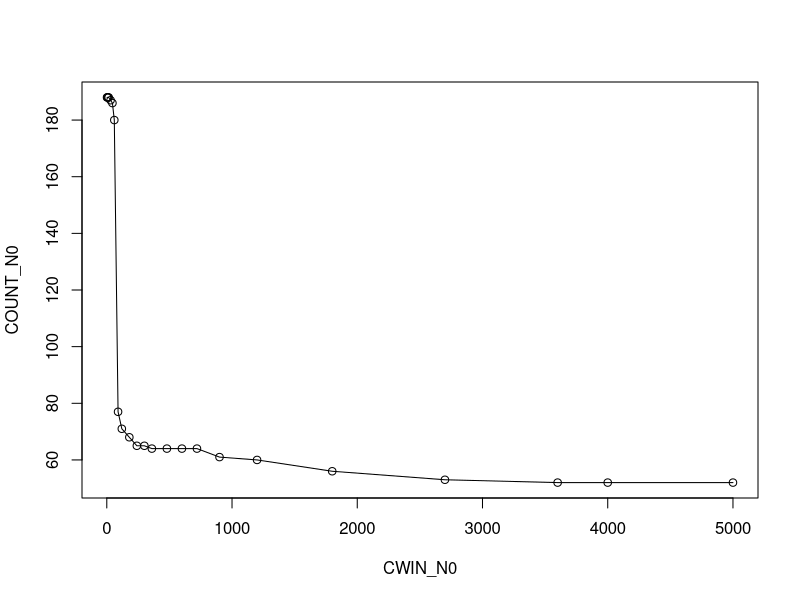
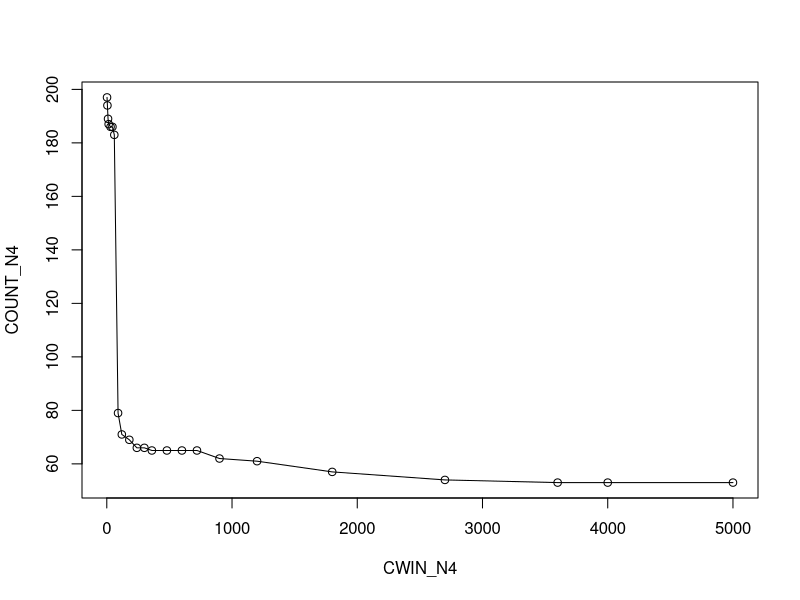
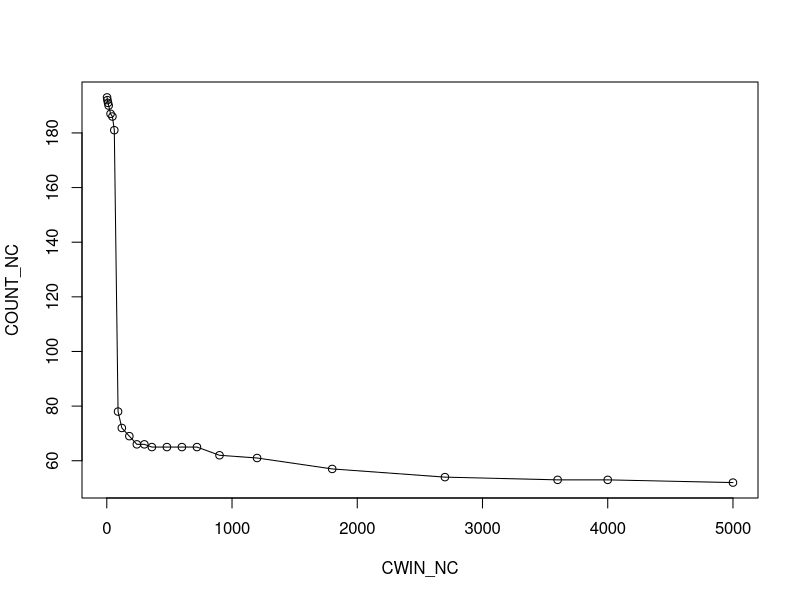
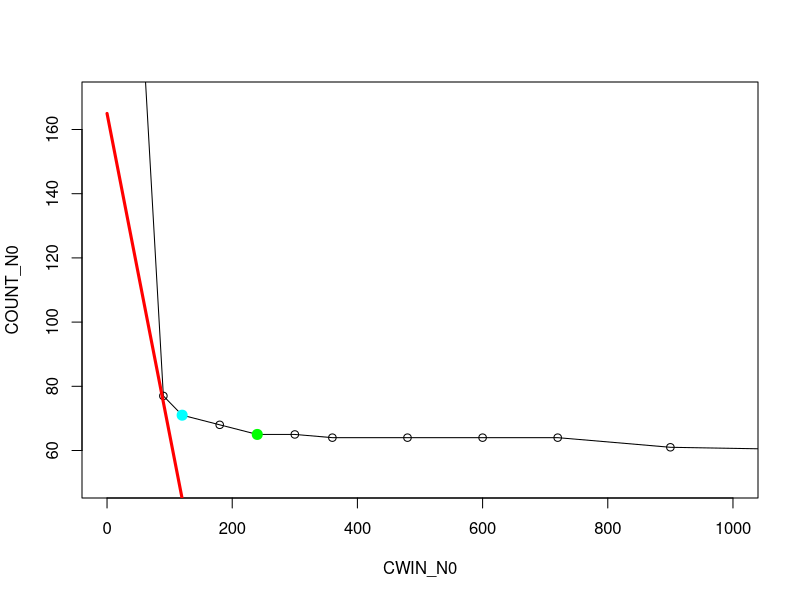
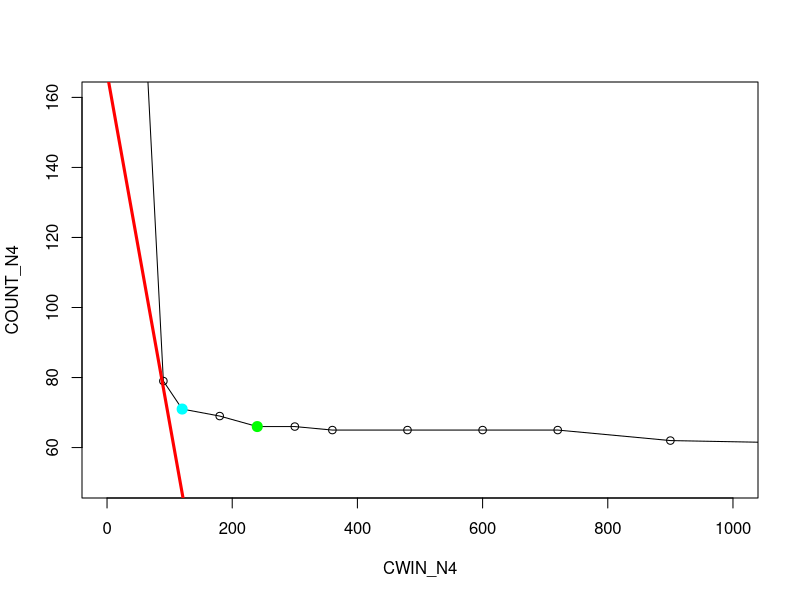
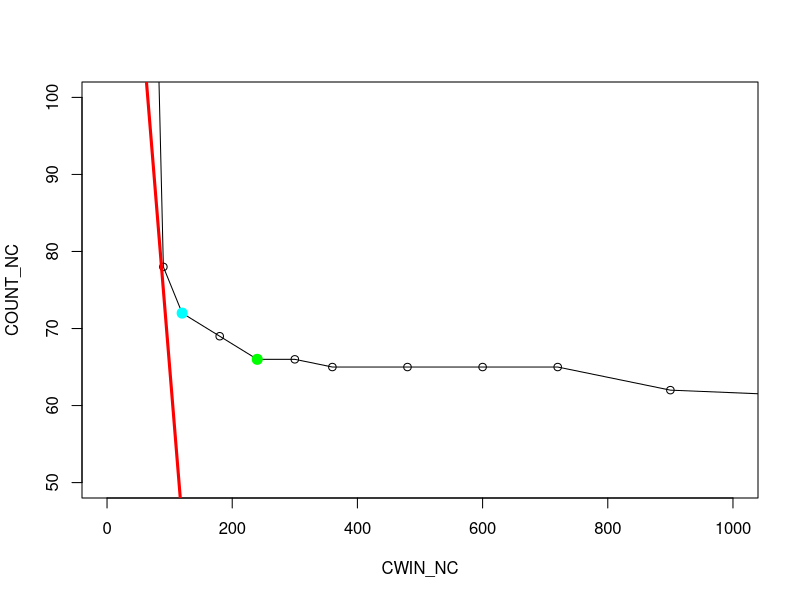
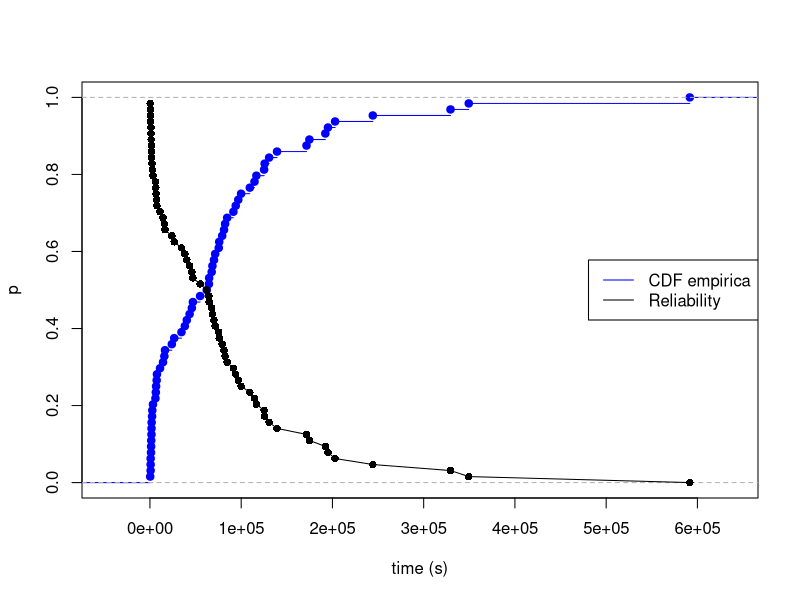
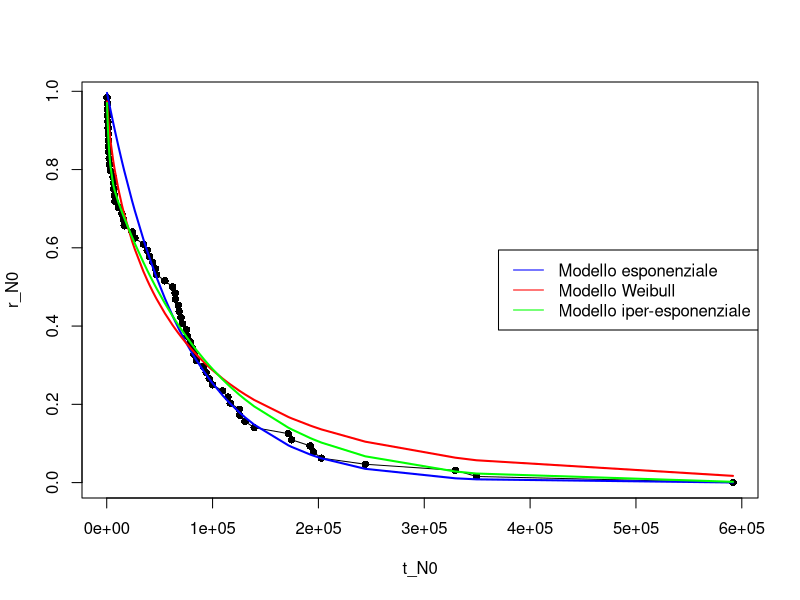

These charts were generated, in order, by the following R code:
####### CWIN selection ####### 

# Lettura del dataset tcount-NODE.txt
tcount.N0 <- read.delim("ffdatools/counts/tcount-R62-M0-N0.txt")
CWIN_N0<-tcount.N0$CWIN
COUNT_N0<-tcount.N0$COUNT

tcount.N4 <- read.delim("ffdatools/counts/tcount-R62-M0-N4.txt")
CWIN_N4<-tcount.N4$CWIN
COUNT_N4<-tcount.N4$COUNT

tcount.NC <- read.delim("ffdatools/counts/tcount-R62-M0-NC.txt")
CWIN_NC<-tcount.NC$CWIN
COUNT_NC<-tcount.NC$COUNT



p0<-plot(CWIN_N0, COUNT_N0, type='o')
p4<-plot(CWIN_N4, COUNT_N4, type='o')
pC<-plot(CWIN_NC, COUNT_NC, type='o')

# Analisi ravvicinata per scegliere i parametri per trovare la retta tangente
p0<-plot(CWIN_N0, COUNT_N0, type='o', xlim =c(0,1000), ylim=c(50,170))

# Plot della retta tangente che passa per il punto di ginocchio 
x0=c(0,165)
y0=c(165,0)
line<-lines(x0,y0,type='l', col='red', lwd=3)

# lm per ottenere i coefficiente angolare e intercetta della retta tangente
lm(x0 ~ y0)

# Selezione del valore di CWIN nell’intorno destro del punto di tangenza
point0 <- points(CWIN_N0[which.max(CWIN_N0 > 110)], COUNT_N0[which.max(CWIN_N0>110)], pch=20, col="cyan", cex=2)

# Selezione del valore di CWIN nell’intorno destro del punto di tangenza
point0 <- points(CWIN_N0[which.max(CWIN_N0 > 200)], COUNT_N0[which.max(CWIN_N0>200)], pch=20, col="green", cex=2)

CWIN_N0[which.max(CWIN_N0 > 200)] #restituisce il valore di CWIN selezionato

#####################################################################################################################

p4<-plot(CWIN_N4, COUNT_N4, type='o', xlim =c(0,1000), ylim=c(50,160))
# Plot della retta tangente che passa per il punto di ginocchio 
x4=c(0,167)
y4=c(167,0)
line<-lines(x4,y4,type='l', col='red', lwd=3)

# lm per ottenere i coefficiente angolare e intercetta della retta tangente
lm(x4 ~ y4)

# Selezione del valore di CWIN nell’intorno destro del punto di tangenza
point4<- points(CWIN_N4[which.max(CWIN_N4 > 100)], COUNT_N4[which.max(CWIN_N4>100)], pch=20, col="cyan", cex=2)

# Selezione del valore di CWIN nell’intorno destro del punto di tangenza
point4<- points(CWIN_N4[which.max(CWIN_N4 > 200)], COUNT_N4[which.max(CWIN_N4>200)], pch=20, col="green", cex=2)

CWIN_N4[which.max(CWIN_N4 > 200)] #restituisce il valore di CWIN selezionato

#####################################################################################################################

pc<-plot(CWIN_NC, COUNT_NC, type='o', xlim =c(0,1000), ylim=c(50,100))

# Plot della retta tangente che passa per il punto di ginocchio 
xc=c(0,165)
yc=c(165,0)
line<-lines(xc,yc,type='l', col='red', lwd=3)

# lm per ottenere i coefficiente angolare e intercetta della retta tangente
lm(xc ~ yc)

# Selezione del valore di CWIN nell’intorno destro del punto di tangenza
pointc <- points(CWIN_NC[which.max(CWIN_NC > 90)], COUNT_NC[which.max(CWIN_NC>90)], pch=20, col="cyan", cex=2)

# Selezione del valore di CWIN nell’intorno destro del punto di tangenza
pointc <- points(CWIN_NC[which.max(CWIN_NC > 200)], COUNT_NC[which.max(CWIN_NC>200)], pch=20, col="green", cex=2)

CWIN_NC[which.max(CWIN_NC > 200)] #restituisce il valore di CWIN selezionato

#####################################################################################################################


############################## 
######reliability modeling#### 

# Lettura del dataset interarrivals di tuples-M0-2700
interarrivals_N0 <- read.table("ffdatools/tuples-R62-M0-N0-240/interarrivals.txt")
interarrivals_N4 <- read.table("ffdatools/tuples-R62-M0-N4-240/interarrivals.txt")
interarrivals_NC <- read.table("ffdatools/tuples-R62-M0-NC-240/interarrivals.txt")

#-------------------------------------------------------N0-----------------------------------------------------------

# Plot della ecdf 
plot (ecdf(interarrivals_N0$V1), col="blue", main=NULL, xlab="time (s)", ylab="p")

# Calcolo della reliability come 1 - ttf
ttf_N0<-ecdf(interarrivals_N0$V1) 

# knots restituisce i punti su cui la ecdf è stata invocata
t_N0<-knots(ttf_N0)
t_N0

r_N0 <- 1-ttf_N0(t_N0)

#pch=16 per plottare i punti con i cerchi pieni
lines(t_N0, r_N0, , type="o", pch=16)
legend( x="right", 
        legend=c("CDF empirica", "Reliability"),
        col=c("blue","black"), lwd=1)
plot(t_N0, r_N0,type="o", pch=16 )

# Stima delle regressione: modello esponenziale
exp_mod <- nls (r_N0 ~ exp(-(l*t_N0)), start=list(l=(1/mean(interarrivals_N0$V1))))
lines(t_N0, predict(exp_mod), col="blue", lwd=2)
ks.test(r_N0, predict(exp_mod))

# Stima delle regressione: modello weibull
wei_mod<-nls (r_N0 ~ exp(-(l*t_N0)^a), start=list(l=(1/mean(interarrivals_N0$V1)), a=0.95))
wei_mod
lines(t_N0, predict(wei_mod), col="red", lwd=2)
ks.test(r_N0, predict(wei_mod))

1/mean(interarrivals_N0$V1)

# Stima delle regressione: modello iperesponenziale
hex2_mod<-nls (r_N0 ~ 0.2*exp(-(l1*t_N0))+0.8*exp(-(l2*t_N0)), start=list(l1=(1/mean(interarrivals_N0$V1)),l2=1.020735e-06 ))
lines(t_N0, predict(hex2_mod), col="green", lwd=2)
ks.test(r_N0, predict(hex2_mod)) #restituisce il p-value più alto. 
legend( x="right", 
        legend=c("Modello esponenziale", "Modello Weibull", "Modello iper-esponenziale"),
        col=c("blue","red", "green"), lwd=1)

#-------------------------------------------------------N4-----------------------------------------------------------

# Plot della ecdf 
plot (ecdf(interarrivals_N4$V1), col="blue", main=NULL, xlab="time (s)", ylab="p")

# Calcolo della reliability come 1 - ttf
ttf_N4<-ecdf(interarrivals_N4$V1) 

# knots restituisce i punti su cui la ecdf è stata invocata
t_N4<-knots(ttf_N4)
t_N4

r_N4 <- 1-ttf_N4(t_N4)

#pch=16 per plottare i punti con i cerchi pieni
lines(t_N4, r_N4, , type="o", pch=16)
legend( x="right", 
        legend=c("CDF empirica", "Reliability"),
        col=c("blue","black"), lwd=1)
plot(t_N4, r_N4,type="o", pch=16 )

# Stima delle regressione: modello esponenziale
exp_mod <- nls (r_N4 ~ exp(-(l*t_N4)), start=list(l=(1/mean(interarrivals_N4$V1))))
lines(t_N4, predict(exp_mod), col="blue", lwd=2)
ks.test(r_N4, predict(exp_mod))

# Stima delle regressione: modello weibull
wei_mod<-nls (r_N4 ~ exp(-(l*t_N4)^a), start=list(l=(1/mean(interarrivals_N4$V1)), a=0.95))
wei_mod
lines(t_N4, predict(wei_mod), col="red", lwd=2)
ks.test(r_N4, predict(wei_mod))

1/mean(interarrivals_N4$V1)

# Stima delle regressione: modello iperesponenziale
hex2_mod<-nls (r_N4 ~ 0.2*exp(-(l1*t_N4))+0.8*exp(-(l2*t_N4)), start=list(l1=(1/mean(interarrivals_N4$V1)),l2=1.040371e-06 ))
lines(t_N4, predict(hex2_mod), col="green", lwd=2)
ks.test(r_N4, predict(hex2_mod)) #restituisce il p-value più alto. 
legend( x="right", 
        legend=c("Modello esponenziale", "Modello Weibull", "Modello iper-esponenziale"),
        col=c("blue","red", "green"), lwd=1)

#-------------------------------------------------------NC-----------------------------------------------------------

# Plot della ecdf 
plot (ecdf(interarrivals_NC$V1), col="blue", main=NULL, xlab="time (s)", ylab="p")

# Calcolo della reliability come 1 - ttf
ttf_NC<-ecdf(interarrivals_NC$V1) 

# knots restituisce i punti su cui la ecdf è stata invocata
t_NC<-knots(ttf_NC)
t_NC

r_NC <- 1-ttf_NC(t_NC)

#pch=16 per plottare i punti con i cerchi pieni
lines(t_NC, r_NC, , type="o", pch=16)
legend( x="right", 
        legend=c("CDF empirica", "Reliability"),
        col=c("blue","black"), lwd=1)
plot(t_NC, r_NC,type="o", pch=16 )

# Stima delle regressione: modello esponenziale
exp_mod <- nls (r_NC ~ exp(-(l*t_NC)), start=list(l=(1/mean(interarrivals_NC$V1))))
lines(t_NC, predict(exp_mod), col="blue", lwd=2)
ks.test(r_NC, predict(exp_mod))

# Stima delle regressione: modello weibull
wei_mod<-nls (r_NC ~ exp(-(l*t_NC)^a), start=list(l=(1/mean(interarrivals_NC$V1)), a=0.95))
wei_mod
lines(t_NC, predict(wei_mod), col="red", lwd=2)
ks.test(r_NC, predict(wei_mod))

1/mean(interarrivals_NC$V1)

# Stima delle regressione: modello iperesponenziale
hex2_mod<-nls (r_NC ~ 0.2*exp(-(l1*t_NC))+0.8*exp(-(l2*t_NC)), start=list(l1=(1/mean(interarrivals_NC$V1)),l2=1.040371e-06 ))
lines(t_NC, predict(hex2_mod), col="green", lwd=2)
ks.test(r_NC, predict(hex2_mod)) #restituisce il p-value più alto. 
legend( x="right", 
        legend=c("Modello esponenziale", "Modello Weibull", "Modello iper-esponenziale"),
        col=c("blue","red", "green"), lwd=1)

